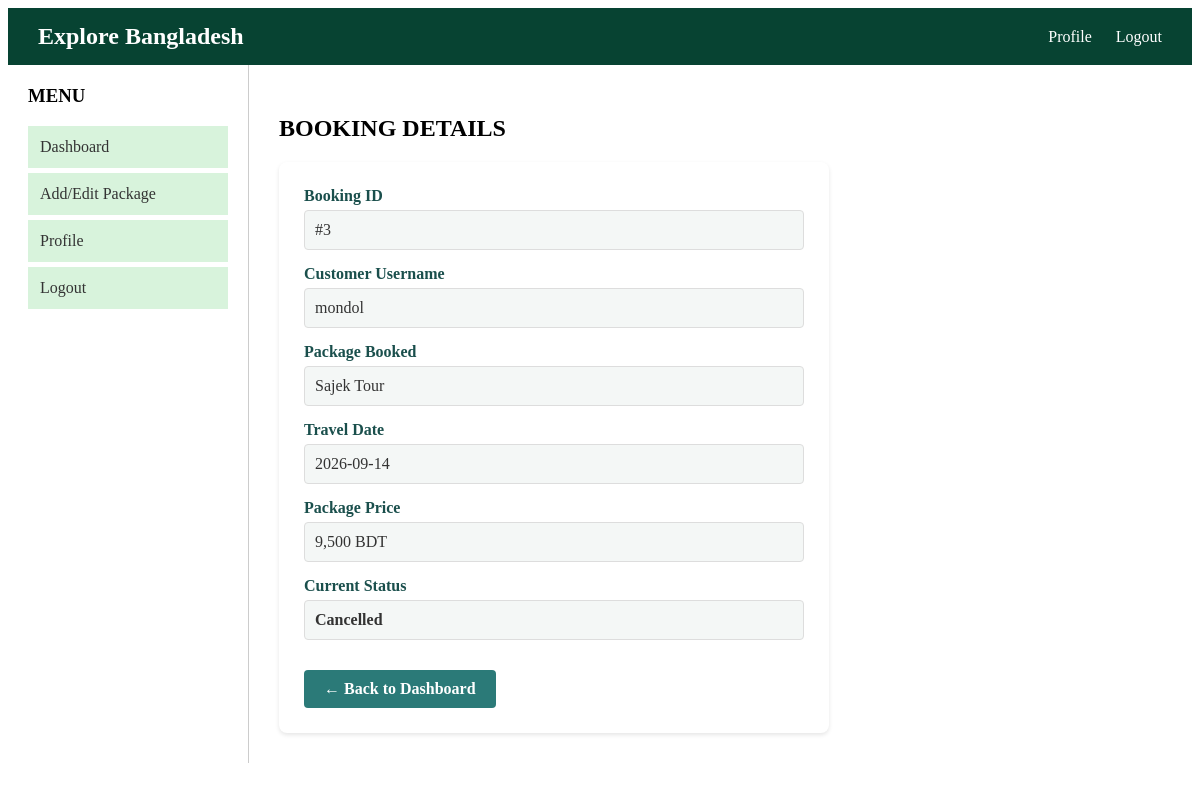
/View/view-booking.php?id=3 (signed in), run on the app's committed database.
### tables this page shows
CREATE TABLE `booking` (
  `id` int(11) NOT NULL,
  `username` varchar(100) NOT NULL,
  `package_id` int(11) NOT NULL,
  `travel_date` date NOT NULL,
  `status` enum('Pending','Confirmed','Cancelled') DEFAULT 'Pending'
);

CREATE TABLE `packages` (
  `id` int(11) NOT NULL,
  `packagename` varchar(100) NOT NULL,
  `price` int(11) NOT NULL,
  `duration` varchar(50) NOT NULL,
  `image_path` varchar(255) NOT NULL,
  `itinerary` text NOT NULL,
  `availability` enum('Available','Unavailable') DEFAULT 'Available',
  `approval_status` varchar(20) DEFAULT 'Pending'
);

### Model/booking.php (called while the page is built, shortened)
<?php
function getBookingById($id) {
    $conn = connect();
    $sql = "SELECT b.*, p.packagename, p.price
            FROM booking b
            JOIN packages p ON b.package_id = p.id
            WHERE b.id = $id";
    $result = mysqli_query($conn, $sql);
    if ($result && mysqli_num_rows($result) === 1) {
        return mysqli_fetch_assoc($result);
    }
    return null;
}
?>

### View/view-booking.php (the view, shortened to what this page needs)
<?php
require_once '../Model/booking.php';
$booking_id = isset($_GET['id']) ? intval($_GET['id']) : 0;
$bookingDetails = getBookingById($booking_id);
?>
<!DOCTYPE html>
<html>
<head>
    <link rel="stylesheet" href="header.css">
    <link rel="stylesheet" href="sidebar.css">
    <link rel="stylesheet" href="view-booking.css">
</head>
<body>
    <?php include 'header.php'; ?>
    <div class="container">
        <?php include 'sidebar.php'; ?>
        <div class="main">
            <h2>BOOKING DETAILS</h2>
            <div class="detail-card">
                <div class="detail-group">
                    <label>Booking ID</label>
                    <p>#<?= htmlspecialchars($bookingDetails['id']) ?></p>
                </div>
                <div class="detail-group">
                    <label>Customer Username</label>
                    <p><?= htmlspecialchars($bookingDetails['username'] ?? 'Unknown') ?></p>
                </div>
                <div class="detail-group">
                    <label>Package Booked</label>
                    <p><?= htmlspecialchars($bookingDetails['packagename']) ?></p>
                </div>
                <div class="detail-group">
                    <label>Travel Date</label>
                    <p><?= htmlspecialchars($bookingDetails['travel_date']) ?></p>
                </div>
                <div class="detail-group">
                    <label>Package Price</label>
                    <p><?= number_format($bookingDetails['price'] ?? 0) ?> BDT</p>
                </div>
                <div class="detail-group">
                    <label>Current Status</label>
                    <p><strong><?= htmlspecialchars(ucfirst($bookingDetails['status'])) ?></strong></p>
                </div>
                <a href="sales-dashboard.php" class="btn-back">← Back to Dashboard</a>
            </div>
        </div>
    </div>
</body>
</html>

### View/view-booking.css (style rules this page uses)
.container { display: flex; min-height: 80vh; }
.main { flex: 1; padding: 30px; }
.detail-card { background: #fff; padding: 25px; border-radius: 8px; box-shadow: 0 2px 4px rgba(0,0,0,0.1); max-width: 500px; margin-top: 20px; }
.detail-group { margin-bottom: 15px; }
.detail-group label { font-weight: bold; display: block; margin-bottom: 5px; color: #1a4f4c; }
.detail-group p { margin: 0; padding: 10px; background: #f4f7f6; border: 1px solid #ddd; border-radius: 4px; color: #333; }
.btn-back { display: inline-block; margin-top: 15px; padding: 10px 20px; background-color: #2b7a78; color: white; text-decoration: none; border-radius: 4px; font-weight: bold; }

### data on the page
booking: id "3", username "mondol", package.packagename "Sajek Tour", travel_date "2026-09-14", package.price "9,500", status "Cancelled"
